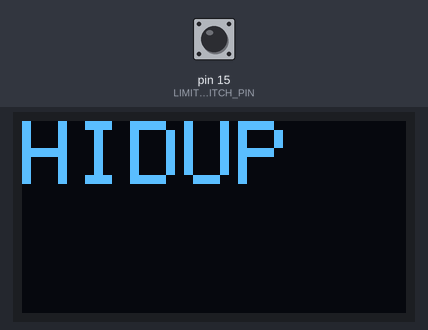
Bench run of a sketch on a simulated Arduino Uno, built with avr-gcc and run on an emulated ATmega328P. Shown: 128×64 one-colour display. Inputs (shaded band) come from the test bench; at power-on: pin 15 (LIMIT_SWITCH_PIN) HIGH.

Above: at 1.2 s.
1.3 s: pin 15 (LIMIT_SWITCH_PIN) pulled LOW for 0.15 s
2.9 s: pin 15 (LIMIT_SWITCH_PIN) pulled LOW for 3.2 s
Timing chart, 0 to 5.9 s (numbered marks = the images above; inputs shaded):
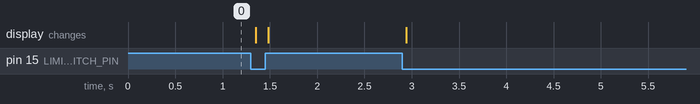

The sketch:

ESP_OLED_LIMITSWITCH.ino
```cpp
#include <Wire.h>
#include <Adafruit_GFX.h>
#include <Adafruit_SSD1306.h>

#define SCREEN_WIDTH 128 // Lebar layar OLED dalam piksel
#define SCREEN_HEIGHT 64 // Tinggi layar OLED dalam piksel

// Deklarasi untuk tampilan SSD1306 yang terhubung melalui I2C (pin SDA, SCL)
#define OLED_RESET    -1 // Pin reset (atau -1 jika Anda tidak menggunakan pin reset)
Adafruit_SSD1306 display(SCREEN_WIDTH, SCREEN_HEIGHT, &Wire, OLED_RESET);

#define LIMIT_SWITCH_PIN 15 // Pin yang terhubung ke Limit Switch

void setup() {
  Serial.begin(115200);
  pinMode(LIMIT_SWITCH_PIN, INPUT_PULLUP); // Mengatur pin Limit Switch sebagai input dengan resistor pull-up

  if (!display.begin(SSD1306_SWITCHCAPVCC, 0x3C)) {
    Serial.println(F("SSD1306 alokasi gagal"));
    for (;;) {} // Jangan melanjutkan, lakukan loop selamanya
  }
}

void loop() {
    int limitSwitchState = digitalRead(LIMIT_SWITCH_PIN);

  if (limitSwitchState == HIGH) {
    display.clearDisplay();
    display.setTextSize(3);
    display.setTextColor(SSD1306_WHITE);
    display.setCursor(0, 0);
    display.println(F("HIDUP"));
    display.display();
  } else {
    display.clearDisplay();
    display.setTextSize(3);
    display.setTextColor(SSD1306_WHITE);
    display.setCursor(0, 0);
    display.println(F(" "));
    display.display();


  }
}
```
